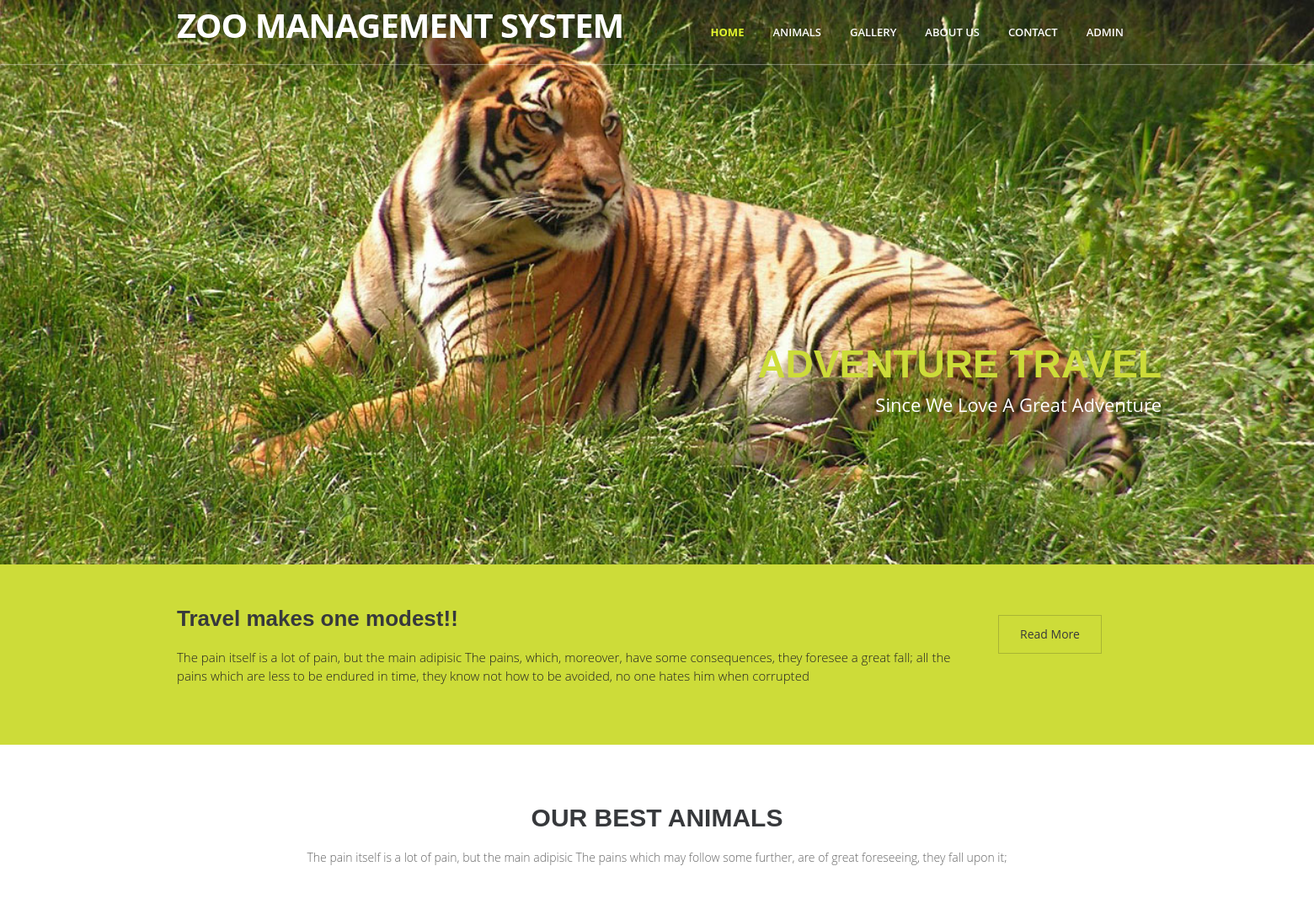
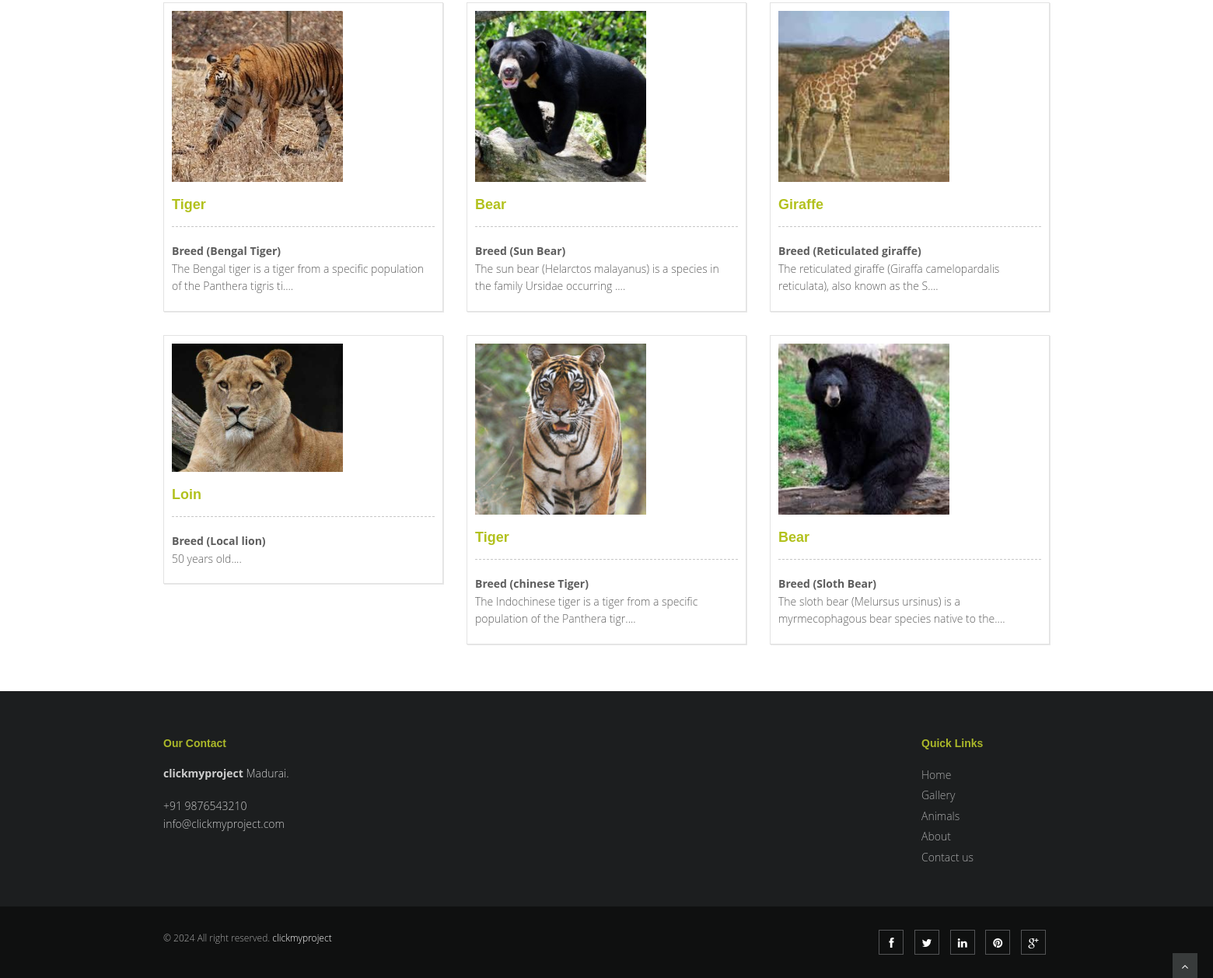
The page / on the database its author committed (2 pictures, top to bottom).
### tables this page shows
CREATE TABLE `tblanimal` (
  `ID` int(10) NOT NULL,
  `AnimalName` varchar(200) DEFAULT NULL,
  `CageNumber` int(10) DEFAULT NULL,
  `FeedNumber` varchar(200) DEFAULT NULL,
  `Breed` varchar(200) DEFAULT NULL,
  `AnimalImage` varchar(200) DEFAULT NULL,
  `Description` mediumtext DEFAULT NULL,
  `CreationDate` timestamp NOT NULL DEFAULT current_timestamp() ON UPDATE current_timestamp()
);

### index.php (the view, shortened to what this page needs)
<?php
include('includes/dbconnection.php');
?>
<!DOCTYPE html>
<html lang="en">
<head>
	<link href="css/bootstrap.min.css" rel="stylesheet" />
	<link href="css/fancybox/jquery.fancybox.css" rel="stylesheet">
	<link href="css/flexslider.css" rel="stylesheet" />
	<link href="css/style.css" rel="stylesheet" />
</head>
<body>
	<div id="wrapper" class="home-page">
		<?php include('includes/header.php');?>
		<section id="banner">
			<div id="main-slider" class="flexslider">
				<ul class="slides">
					<li>
						<img src="img/slides/banner.jpg" alt="" />
						<div class="flex-caption">
							<h3>Adventure Travel</h3>
							<p>Since we love a great adventure</p>
						</div>
					</li>
				</ul>
			</div>
		</section>
		<section id="call-to-action-2">
			<div class="container">
				<div class="row">
					<div class="col-md-10 col-sm-9">
						<h3>Travel makes one modest!!</h3>
						<p>The pain itself is a lot of pain, but the main adipisic The pains, which, moreover, have some consequences, they foresee a great fall; all the pains which are less to be endured in time, they know not how to be avoided, no one hates him when corrupted</p>
					</div>
					<div class="col-md-2 col-sm-3">
						<a href="#" class="btn btn-primary">Read More</a>
					</div>
				</div>
			</div>
		</section>
		<section id="content">
			<div class="container">
				<div class="row">
					<div class="col-md-12">
						<div class="aligncenter"><h2 class="aligncenter">Our Best Animals</h2>The pain itself is a lot of pain, but the main adipisic The pains which may follow some further, are of great foreseeing, they fall upon it;</div>
						<br/>
					</div>
				</div>
				<div class="row box-section">
					<?php
					$query=mysqli_query($con,"select * from tblanimal order by rand() limit 6");
					while ($row=mysqli_fetch_array($query))
					{
						?>
						<div class="col-md-4 " style="margin-bottom: 30px;">
							<div class="box-content">
								<a href="details.php?anid=<?php echo $row['ID'];?>">
									<img class="img-responsive" src="images/<?php echo $row['AnimalImage'];?>" width='220' height='200' alt="">
									<h3><?php echo $row['AnimalName'];?><span class="price pull-right"></span></h3>
									<strong>Breed (<?php echo $row['Breed'];?>)</strong>
									<p><?php echo substr($row['Description'],0,80);?>....</p>
								</a>
							</div>
						</div>
						<?php
					}?>
				</div>
			</section>
			<?php include('includes/footer.php');?>
		</div>
		<a href="#" class="scrollup"><i class="fa fa-angle-up active"></i></a>
</body>
</html>

### includes/header.php (shortened to what this page needs)
<header>
    <div class="navbar navbar-default navbar-static-top">
        <div class="container">
            <div class="navbar-header">
                <a class="navbar-brand" href="index.php"><span style="color: #ffffff; font-size: 40px;">Zoo Management System</span> </a>
            </div>
            <div class="navbar-collapse collapse ">
                <ul class="nav navbar-nav">
                    <li class="active"><a href="index.php">Home</a></li>
                    <li><a href="animals.php">Animals</a></li>
                    <li><a href="portfolio.php">Gallery</a></li>
                    <li><a href="about.php">About Us</a></li>
                    <li><a href="contact.php">Contact</a></li>
                    <li><a href="admin">Admin</a></li>
                </ul>
            </div>
        </div>
    </div>
</header>

### includes/footer.php
<footer>
				<div class="container">
					<div class="row">
						<div class="col-md-6 col-sm-6">
							<div class="widget">
								<h5 class="widgetheading">Our Contact</h5>
								<address>
									<strong>clickmyproject</strong>
								Madurai.</address>
								<p>
									<i class="icon-phone"></i> +91 9876543210 <br>
									<i class="icon-envelope-alt"></i> info@clickmyproject.com
								</p>
							</div>
						</div>
						<div class="col-md-push-4 col-sm-6">
							<div class="widget">
								<h5 class="widgetheading">Quick Links</h5>
								<ul class="link-list">
									<li><a href="index.php">Home</a></li>
									<li><a href="portfolio.php">Gallery</a></li>
									<li><a href="animals.php">Animals</a></li>
									<li><a href="about.php">About</a></li>
									<li><a href="contact.php">Contact us</a></li>
								</ul>
							</div>
						</div>
					</div>
				</div>
				<div id="sub-footer">
					<div class="container">
						<div class="row">
							<div class="col-lg-6">
								<div class="copyright">
									<p>
										<span>&copy; <script> document.write(new Date().getFullYear()); </script> All right reserved.  </span><a href="http://clickmyproject.com/" target="_blank">clickmyproject</a>
									</p>
								</div>
							</div>
							<div class="col-lg-6">
								<ul class="social-network">
									<li><a href="#" data-placement="top" title="Facebook"><i class="fa fa-facebook"></i></a></li>
									<li><a href="#" data-placement="top" title="Twitter"><i class="fa fa-twitter"></i></a></li>
									<li><a href="#" data-placement="top" title="Linkedin"><i class="fa fa-linkedin"></i></a></li>
									<li><a href="#" data-placement="top" title="Pinterest"><i class="fa fa-pinterest"></i></a></li>
									<li><a href="#" data-placement="top" title="Google plus"><i class="fa fa-google-plus"></i></a></li>
								</ul>
							</div>
						</div>
					</div>
				</div>
			</footer>

### css/flexslider.css (style rules this page uses)
.slides, .flex-control-nav, .flex-direction-nav { margin: 0; padding: 0; list-style: none; }
.flexslider { margin: 0; padding: 0; }
.flexslider .slides > li { display: none; -webkit-backface-visibility: hidden; }
.flexslider .slides img { width: 100%; display: block; }
.slides:after { content: "."; display: block; clear: both; visibility: hidden; line-height: 0; height: 0; }
.flexslider { background:none; position: relative; zoom: 1; }
.flexslider .slides { zoom: 1; }
.flex-caption { background: rgba(0,0,0,.8); margin-left:5px;bottom:5px; position:absolute;padding:20px; z-index:99; }
.flex-caption p { line-height: 22px; font-weight:300; color: #fff }

### rows shown on the page
tblanimal: AnimalImage (picture), AnimalName "Tiger", Breed "Bengal Tiger", Description "The Bengal tiger is a tiger from a specific population of the Panthera tigris ti"
tblanimal: AnimalImage (picture), AnimalName "Bear", Breed "Sun Bear", Description "The sun bear (Helarctos malayanus) is a species in the family Ursidae occurring"
tblanimal: AnimalImage (picture), AnimalName "Giraffe", Breed "Reticulated giraffe", Description "The reticulated giraffe (Giraffa camelopardalis reticulata), also known as the S"
tblanimal: AnimalImage (picture), AnimalName "Loin", Breed "Local lion", Description "50 years old"
tblanimal: AnimalImage (picture), AnimalName "Tiger", Breed "chinese Tiger", Description "The Indochinese tiger is a tiger from a specific population of the Panthera tigr"
tblanimal: AnimalImage (picture), AnimalName "Bear", Breed "Sloth Bear", Description "The sloth bear (Melursus ursinus) is a myrmecophagous bear species native to the"
